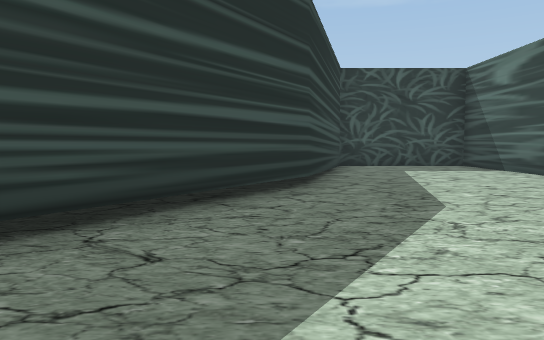
view 1 (above)

17 first-person views from a walk through a scene from a Unity 3-D project. The camera is 1.2 m above the floor, tilts 4° down and sees 70° across. The floor is counted in squares, 2 m on a side. Each view is taken from the middle of a square. On the plan, view 1 faces up. The plan holds only what a view shows up to about 11 squares ahead; the rest is blank. The place goes on beyond the plan. The player is left out.

view 2
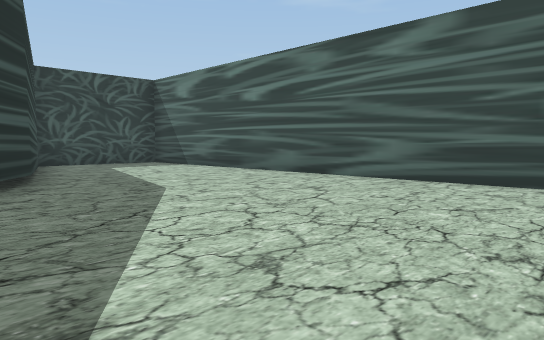

view 3
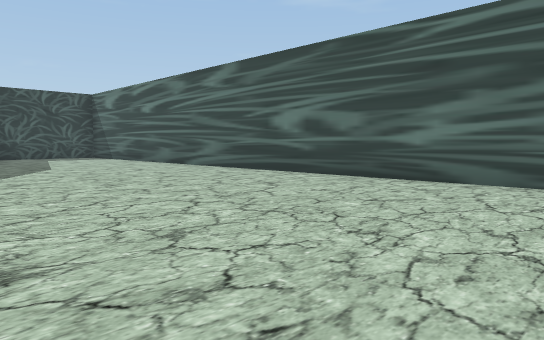

view 4
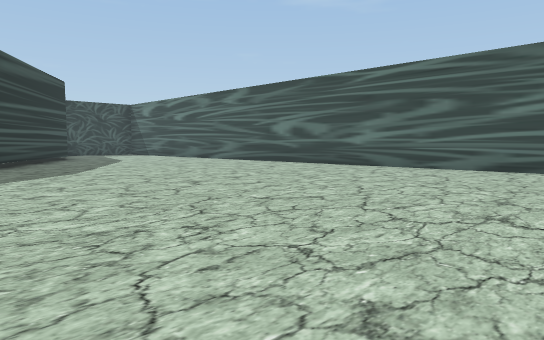

view 5
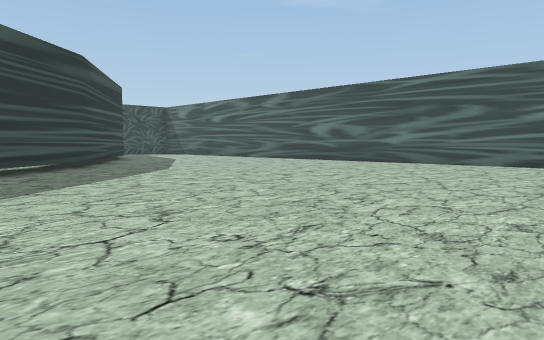

view 6
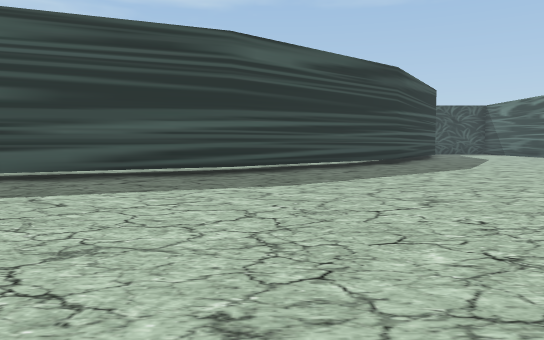

view 7
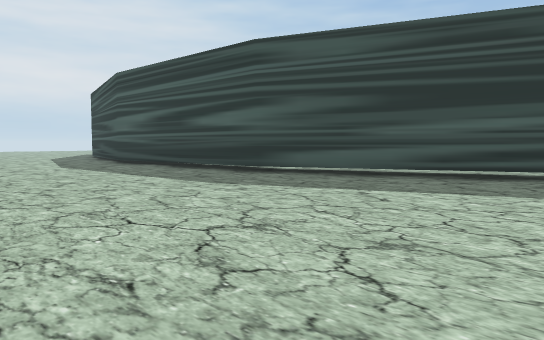

view 8
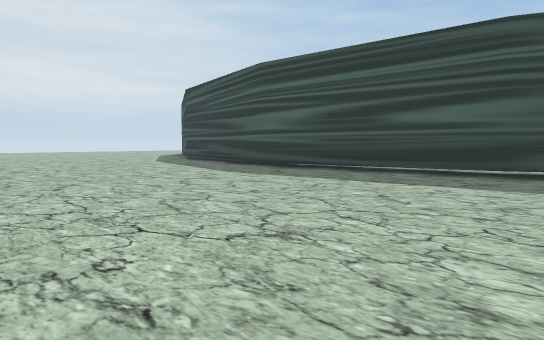

view 9
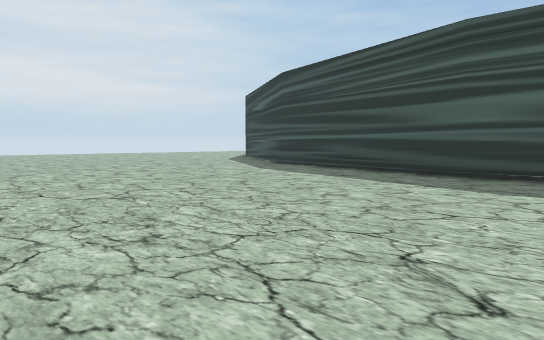

view 10
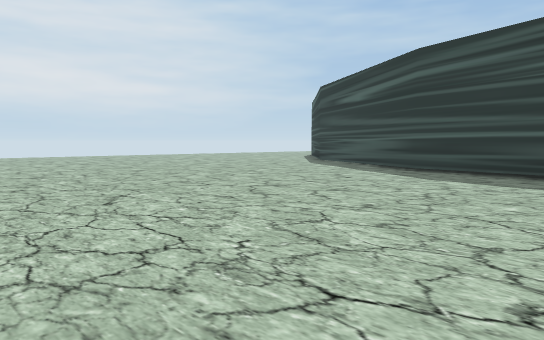

view 11
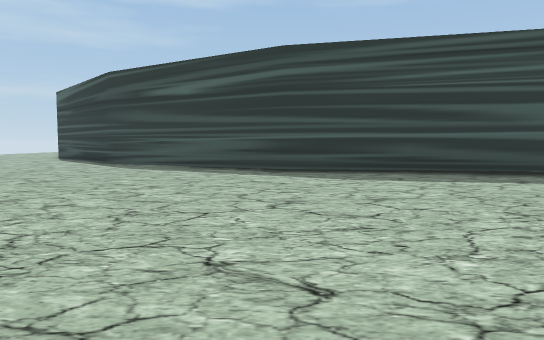

view 12
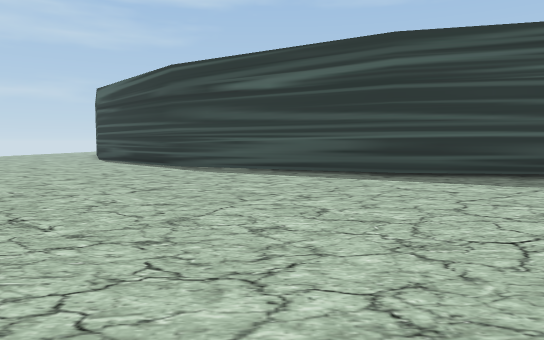

view 13
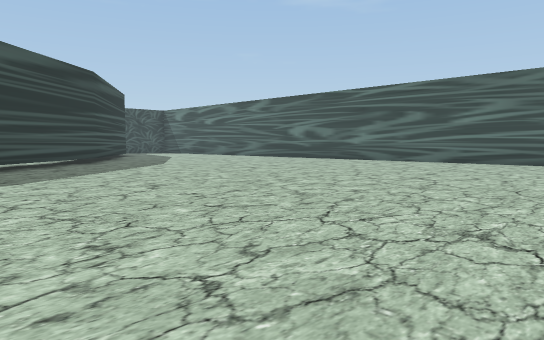

view 14
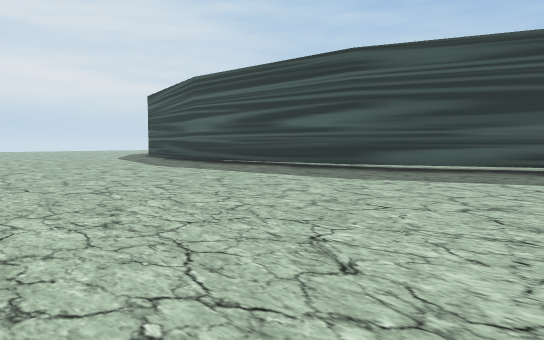

view 15
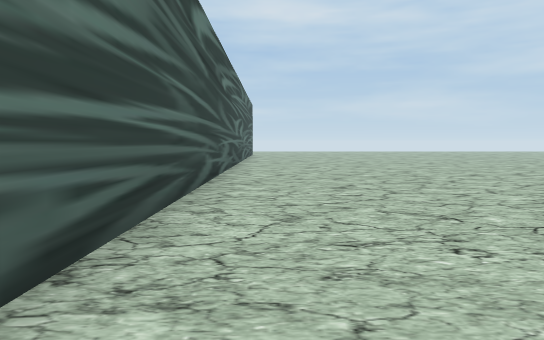

view 16
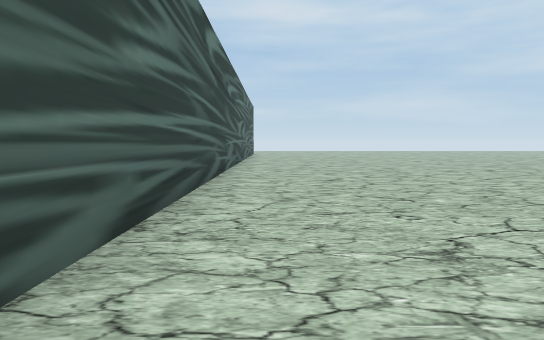

view 17
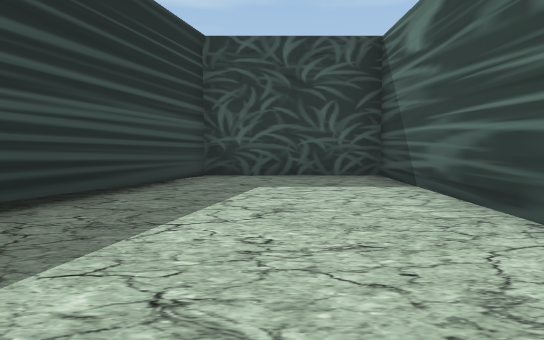

### Floor plan
Points are (right, up) in squares from view 1. A wall is a line through its corners. A room is listed if a view was taken in it or the views show most of it. See-through windows are left out.
Room 1 (views 1, 2, 3, 4, 5, 6, 7, 8, 9, 10, 11, 12, 13, 14, 15, 16, 17)
walls: (-11.8, -4.6) (-17.4, -5.1); (-6.7, -2.5) (-12, -4.6); (-17.3, -5.1) (-22.8, -3.8); (-22.7, -3.8) (-27.6, -1); (5, -12.5) (5, 10.1) (1.8, 10.1) (0.5, 5.6) (-2.5, 1) (-6.8, -2.6); (-27.5, -1.1) (-28.6, 0.1)

Where each view was taken, in squares from view 1:
view 1: 0 up, 0 right, facing up
view 2: 1 down, 1 left, facing up-right
view 3: 6 down, 1 left, facing up-right
view 4: 9 down, 4 left, facing up-right
view 5: 9 down, 6 left, facing up-right
view 6: 10 down, 6 left, facing up
view 7: 10 down, 6 left, facing up-left
view 8: 12 down, 10 left, facing up-left
view 9: 12 down, 15 left, facing up-left
view 10: 12 down, 19 left, facing up-left
view 11: 12 down, 23 left, facing up
view 12: 11 down, 25 left, facing up
view 13: 11 down, 7 left, facing up-right
view 14: 12 down, 7 left, facing up-left
view 15: 5 down, 4 right, facing down
view 16: 4 down, 4 right, facing down
view 17: 3 up, 3 right, facing up
